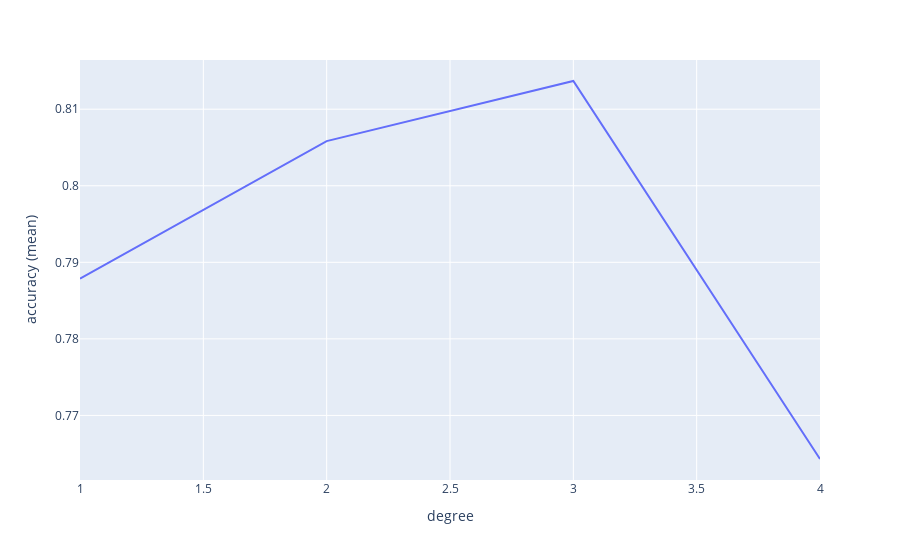

Here is the notebook cell this chart was saved with:
### Markdown cell above
### Estimate the polynomial degree

### Code cell
degree = []
accuracy = []

for i in range(1, 5):
    model = SVC(kernel='poly', shrinking=False, degree=i)
    score = cross_val_score(model, original_X, original_y)
    accuracy.append(score.mean())
    degree.append(i)

result = pd.DataFrame(zip(degree, accuracy), columns=['degree', 'accuracy (mean)'])
px.line(result, x='degree', y='accuracy (mean)')

### Figure 1 — Plotly figure (JSON) as saved in the notebook; plotly's stock layout.template omitted (floating-point values rounded to 4 significant figures)
{"data": [{"hovertemplate": "degree=%{x}<br>accuracy (mean)=%{y}<extra></extra>", "legendgroup": "", "line": {"color": "#636efa", "dash": "solid"}, "mode": "lines", "name": "", "orientation": "v", "showlegend": false, "type": "scatter", "x": [1, 2, 3, 4], "xaxis": "x", "y": [0.7879, 0.8058, 0.8137, 0.7643], "yaxis": "y"}], "layout": {"legend": {"tracegroupgap": 0}, "margin": {"t": 60}, "xaxis": {"anchor": "y", "domain": [0, 1], "title": {"text": "degree"}}, "yaxis": {"anchor": "x", "domain": [0, 1], "title": {"text": "accuracy (mean)"}}}}
